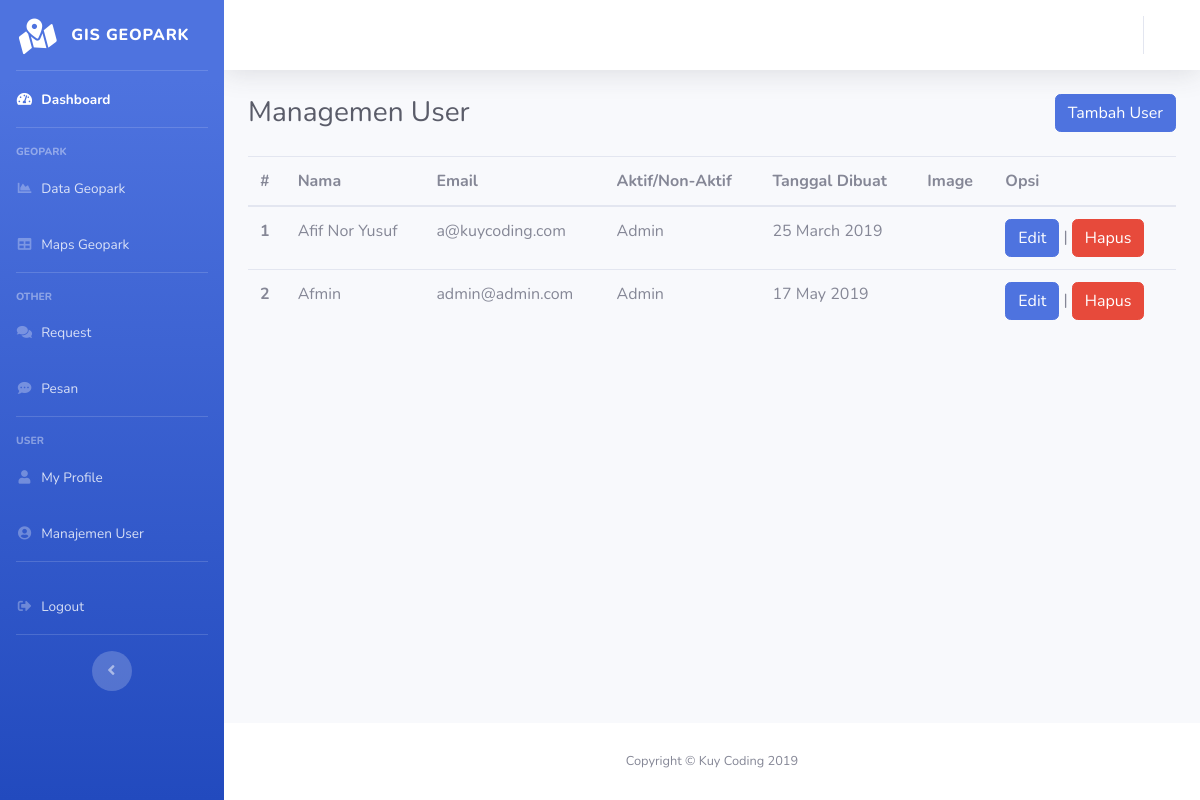
The page /admin/user.php (signed in) on the database its author committed.
### tables this page shows
CREATE TABLE `user_admin` (
  `id_user` int(11) NOT NULL,
  `nama` varchar(128) NOT NULL,
  `email` varchar(128) NOT NULL,
  `password` varchar(128) NOT NULL,
  `image` varchar(128) NOT NULL,
  `is_active` varchar(20) NOT NULL,
  `date_created` int(11) NOT NULL
);

### admin/user.php (the view, shortened to what this page needs)
<?php include_once('template/header.php'); ?>
<?php include_once('template/sidebar.php'); ?>
<?php include_once('template/topbar.php'); ?>
<div class="container-fluid">
    <div class="d-sm-flex align-items-center justify-content-between mb-4">
        <h1 class="h3 mb-0 text-gray-800">Managemen User</h1>
        <button type="button" class="btn btn-primary" data-toggle="modal" data-target="#TambahModal">
            Tambah User
        </button>
    </div>
    <table class="table table-hover">
        <thead>
            <tr>
                <th scope="col">#</th>
                <th scope="col">Nama</th>
                <th scope="col">Email</th>
                <th scope="col">Aktif/Non-Aktif</th>
                <th scope="col">Tanggal Dibuat</th>
                <th scope="col">Image</th>
                <th scope="col">Opsi</th>
            </tr>
        </thead>
        <tbody>
            <?php
            $no = 1;
            $query = mysqli_query($con, "SELECT * FROM user_admin");
            while ($data = mysqli_fetch_array($query)) {
                ?>
                <tr>
                    <th scope="row"><?= $no++ ?></th>
                    <td><?= $data['nama'] ?></td>
                    <td><?= $data['email'] ?></td>
                    <td><?= $data['is_active'] ?></td>
                    <td><?= date('d F Y', $data['date_created']); ?></td>
                    <td>
                    </td>
                    <td>
                        <a href="user.php?id=<?= $data['id_user'] ?>" id="edit_modal" class="btn btn-primary" data-toggle="modal" data-id="<?= $data['id_user'] ?>" data-target="#EditModal">Edit</a>
                        |
                        <a href="hapus_user.php?id=<?= $data['id_user'] ?>" onclick="return confirm('Yakin hapus user?')" class="btn btn-danger">Hapus</a>
                    </td>
                </tr>
            <?php
        }
        ?>
        </tbody>
    </table>
</div>
</div>
<?php include('template/footer.php') ?>

### rows shown on the page
user_admin: nama "Afif Nor Yusuf", email "a@kuycoding.com", is_active "Admin", date_created "25 March 2019"
user_admin: nama "Afmin", email "admin@admin.com", is_active "Admin", date_created "17 May 2019"
